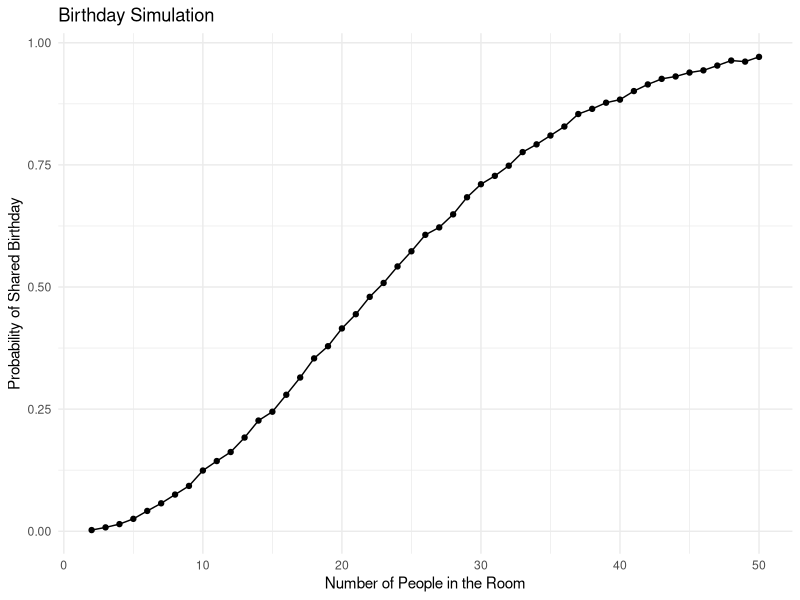

This figure's R source:
## ---- chunk 1
library(tidyverse)

knitr::opts_chunk$set(
	echo = TRUE,
	warning = FALSE,
  fig.width = 6,
  fig.asp = .6,
  out.width = "90%"
)

theme_set(theme_minimal() + theme(legend.position = "bottom"))

options(
  ggplot2.continuous.colour = "viridis",
  ggplot2.continuous.fill = "viridis"
)

scale_colour_discrete = scale_colour_viridis_d
scale_fill_discrete = scale_fill_viridis_d
## ---- chunk 2
# Write the function
bday_sim = function(n_room) {
  birthdays = sample(1:365, n_room, replace = TRUE)
  repeated_bday = length(unique(birthdays)) < n_room
  repeated_bday
}

bday_sim(20)
## ---- chunk 3
# Run the simulation 10000 times for each group size from 2 to 50
bday_sim_results = 
  expand_grid(
    bdays = 2:50, 
    iter = 1:10000
  ) |> 
  mutate(
    result = map_lgl(bdays, bday_sim)
  ) |> 
  group_by(
    bdays
  ) |> 
  summarize(
    prob_repeat = mean(result)
  )
## ---- chunk 4
# A plot showing the probability of repeated birthday for each group size
bday_sim_results |> 
  ggplot(aes(x = bdays, y = prob_repeat)) + 
  geom_point() + 
  geom_line() + 
  labs(
    title = "Birthday Simulation",
    x = "Number of People in the Room",
    y = "Probability of Shared Birthday"
  ) + 
  theme_minimal()
